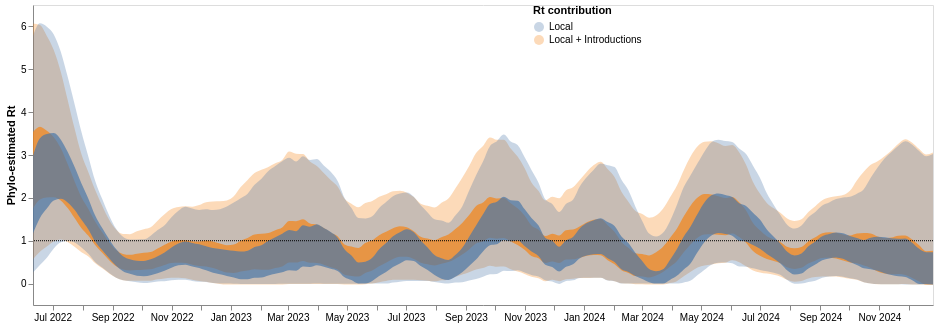

The notebook cell saved with this chart:
### Code cell
rt_line2 = alt.Chart(combined_rt_df).mark_area(interpolate='monotone', opacity = 0.7, clip = True).encode(
    alt.X('date:T', axis=alt.Axis(title="",tickCount = "month", grid=False,format="%b %Y")),
    alt.Y('lower_hpd_log_50_MA',axis=alt.Axis(title="Phylo-estimated Rt", grid=False)),#, scale=alt.Scale(domain=(0.0, 4))),
    alt.Y2('upper_hpd_log_50_MA' ),
    alt.Color("contribution", legend=alt.Legend(title = "Rt contribution", offset=-400, labelLimit = 400))
).properties(
    width=900,
    height=300
)
rt_band2 = alt.Chart(combined_rt_df,).mark_area(
    opacity=0.3, interpolate='monotone', clip = True
).encode(
    alt.X('date:T', axis=alt.Axis(title="", grid=False,format="%b %Y")),
    alt.Y('lower_hpd_log_95_MA', axis=alt.Axis(title="Phylo-estimated Rt", grid=False)),#, scale=alt.Scale(domain=(0.0, 4))),
    alt.Y2('upper_hpd_log_95_MA'), 
    alt.Color("contribution")
).properties(
    width=900,
    height=300
)

stream_plot_rt =    rt_band2+rt_line2 + one_line

stream_plot_rt

### Figure 1 — Vega-Lite specification as saved in the notebook (floating-point values rounded to 4 significant figures; data arrays with more than 128 entries replaced by an {"elided": "..."} marker saying what was removed)
{"config": {"view": {"continuousWidth": 400, "continuousHeight": 300}}, "layer": [{"mark": {"type": "area", "clip": true, "interpolate": "monotone", "opacity": 0.3}, "encoding": {"color": {"field": "contribution", "type": "nominal"}, "x": {"axis": {"format": "%b %Y", "grid": false, "title": ""}, "field": "date", "type": "temporal"}, "y": {"axis": {"grid": false, "title": "Phylo-estimated Rt"}, "field": "lower_hpd_log_95_MA", "type": "quantitative"}, "y2": {"field": "upper_hpd_log_95_MA"}}, "height": 300, "width": 900}, {"mark": {"type": "area", "clip": true, "interpolate": "monotone", "opacity": 0.7}, "encoding": {"color": {"field": "contribution", "legend": {"labelLimit": 400, "offset": -400, "title": "Rt contribution"}, "type": "nominal"}, "x": {"axis": {"format": "%b %Y", "grid": false, "tickCount": "month", "title": ""}, "field": "date", "type": "temporal"}, "y": {"axis": {"grid": false, "title": "Phylo-estimated Rt"}, "field": "lower_hpd_log_50_MA", "type": "quantitative"}, "y2": {"field": "upper_hpd_log_50_MA"}}, "height": 300, "width": 900}, {"data": {"name": "data-0f80976e06af035141dd0a0f11df9332"}, "mark": {"type": "rule", "strokeDash": [1, 1]}, "encoding": {"y": {"field": "y", "type": "quantitative"}}, "height": 300, "width": 900}], "data": {"name": "data-cfe8bd8538bdff497cb8dde7517f0f07"}, "$schema": "https://vega.github.io/schema/vega-lite/v4.17.0.json", "datasets": {"data-cfe8bd8538bdff497cb8dde7517f0f07": {"elided": "262 records"}, "data-0f80976e06af035141dd0a0f11df9332": [{"y": 1.0}]}}
